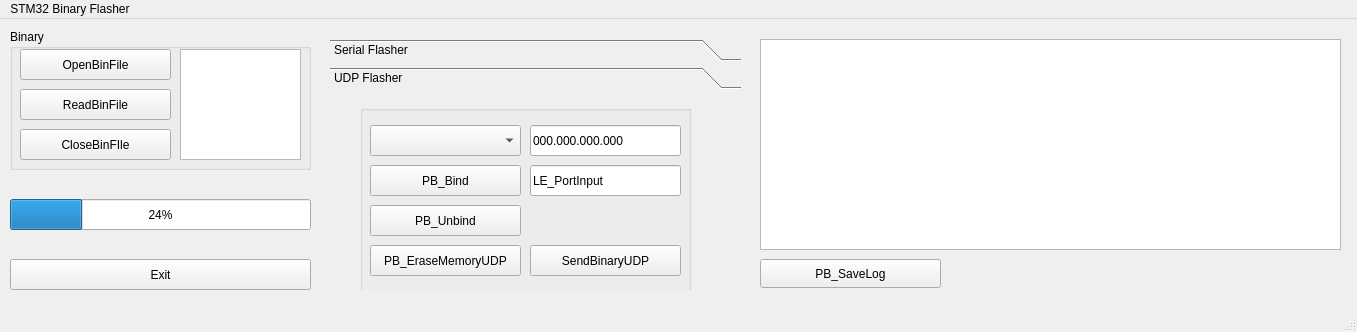
<?xml version="1.0" encoding="UTF-8"?>
<ui version="4.0">
 <class>MainWindow</class>
 <widget class="QMainWindow" name="MainWindow">
  <property name="geometry">
   <rect>
    <x>0</x>
    <y>0</y>
    <width>1357</width>
    <height>332</height>
   </rect>
  </property>
  <property name="windowTitle">
   <string>MainWindow</string>
  </property>
  <widget class="QWidget" name="centralwidget">
   <widget class="QProgressBar" name="SendingProgress">
    <property name="geometry">
     <rect>
      <x>10</x>
      <y>180</y>
      <width>301</width>
      <height>31</height>
     </rect>
    </property>
    <property name="value">
     <number>24</number>
    </property>
   </widget>
   <widget class="QPushButton" name="Exit">
    <property name="geometry">
     <rect>
      <x>10</x>
      <y>240</y>
      <width>301</width>
      <height>31</height>
     </rect>
    </property>
    <property name="text">
     <string>Exit</string>
    </property>
   </widget>
   <widget class="QListWidget" name="LogWindow">
    <property name="geometry">
     <rect>
      <x>760</x>
      <y>20</y>
      <width>581</width>
      <height>211</height>
     </rect>
    </property>
    <property name="toolTip">
     <string>Log</string>
    </property>
    <property name="styleSheet">
     <string notr="true"/>
    </property>
   </widget>
   <widget class="QGroupBox" name="groupBox_3">
    <property name="geometry">
     <rect>
      <x>10</x>
      <y>10</y>
      <width>301</width>
      <height>141</height>
     </rect>
    </property>
    <property name="title">
     <string>Binary</string>
    </property>
    <widget class="QPushButton" name="OpenBinFile">
     <property name="geometry">
      <rect>
       <x>10</x>
       <y>20</y>
       <width>151</width>
       <height>31</height>
      </rect>
     </property>
     <property name="text">
      <string>OpenBinFile</string>
     </property>
    </widget>
    <widget class="QPushButton" name="ReadBinFile">
     <property name="geometry">
      <rect>
       <x>10</x>
       <y>60</y>
       <width>151</width>
       <height>31</height>
      </rect>
     </property>
     <property name="text">
      <string>ReadBinFile</string>
     </property>
    </widget>
    <widget class="QPushButton" name="CloseBinFile">
     <property name="geometry">
      <rect>
       <x>10</x>
       <y>100</y>
       <width>151</width>
       <height>31</height>
      </rect>
     </property>
     <property name="text">
      <string>CloseBinFIle</string>
     </property>
    </widget>
    <widget class="QListWidget" name="ShowBinaryFile">
     <property name="geometry">
      <rect>
       <x>170</x>
       <y>20</y>
       <width>121</width>
       <height>111</height>
      </rect>
     </property>
    </widget>
   </widget>
   <widget class="QToolBox" name="toolBox">
    <property name="geometry">
     <rect>
      <x>330</x>
      <y>20</y>
      <width>411</width>
      <height>251</height>
     </rect>
    </property>
    <property name="currentIndex">
     <number>1</number>
    </property>
    <widget class="QWidget" name="Serial">
     <property name="geometry">
      <rect>
       <x>0</x>
       <y>0</y>
       <width>411</width>
       <height>181</height>
      </rect>
     </property>
     <attribute name="label">
      <string>Serial Flasher</string>
     </attribute>
     <widget class="QGroupBox" name="groupBox_2">
      <property name="geometry">
       <rect>
        <x>30</x>
        <y>10</y>
        <width>331</width>
        <height>161</height>
       </rect>
      </property>
      <property name="title">
       <string/>
      </property>
      <widget class="QPushButton" name="RefreshPorts">
       <property name="geometry">
        <rect>
         <x>10</x>
         <y>20</y>
         <width>151</width>
         <height>31</height>
        </rect>
       </property>
       <property name="text">
        <string>RefreshPorts</string>
       </property>
      </widget>
      <widget class="QComboBox" name="ListPorts">
       <property name="geometry">
        <rect>
         <x>170</x>
         <y>20</y>
         <width>151</width>
         <height>31</height>
        </rect>
       </property>
      </widget>
      <widget class="QPushButton" name="OpenPort">
       <property name="geometry">
        <rect>
         <x>10</x>
         <y>60</y>
         <width>151</width>
         <height>31</height>
        </rect>
       </property>
       <property name="text">
        <string>OpenPort</string>
       </property>
      </widget>
      <widget class="QPushButton" name="ClosePort">
       <property name="geometry">
        <rect>
         <x>170</x>
         <y>60</y>
         <width>151</width>
         <height>31</height>
        </rect>
       </property>
       <property name="text">
        <string>ClosePort</string>
       </property>
      </widget>
      <widget class="QPushButton" name="EraseMem">
       <property name="geometry">
        <rect>
         <x>10</x>
         <y>100</y>
         <width>151</width>
         <height>29</height>
        </rect>
       </property>
       <property name="text">
        <string>EraseMemory</string>
       </property>
      </widget>
      <widget class="QPushButton" name="SendBinary">
       <property name="geometry">
        <rect>
         <x>170</x>
         <y>100</y>
         <width>151</width>
         <height>31</height>
        </rect>
       </property>
       <property name="text">
        <string>SendBinary</string>
       </property>
      </widget>
     </widget>
    </widget>
    <widget class="QWidget" name="page_2">
     <property name="geometry">
      <rect>
       <x>0</x>
       <y>0</y>
       <width>411</width>
       <height>181</height>
      </rect>
     </property>
     <attribute name="label">
      <string>UDP Flasher</string>
     </attribute>
     <widget class="QGroupBox" name="groupBox">
      <property name="geometry">
       <rect>
        <x>30</x>
        <y>10</y>
        <width>331</width>
        <height>191</height>
       </rect>
      </property>
      <property name="title">
       <string/>
      </property>
      <widget class="QComboBox" name="CB_LocalIp">
       <property name="geometry">
        <rect>
         <x>10</x>
         <y>20</y>
         <width>151</width>
         <height>31</height>
        </rect>
       </property>
      </widget>
      <widget class="QPushButton" name="PB_Bind">
       <property name="geometry">
        <rect>
         <x>10</x>
         <y>60</y>
         <width>151</width>
         <height>31</height>
        </rect>
       </property>
       <property name="text">
        <string>PB_Bind</string>
       </property>
      </widget>
      <widget class="QPushButton" name="PB_Unbind">
       <property name="geometry">
        <rect>
         <x>10</x>
         <y>100</y>
         <width>151</width>
         <height>31</height>
        </rect>
       </property>
       <property name="text">
        <string>PB_Unbind</string>
       </property>
      </widget>
      <widget class="QLineEdit" name="LE_IPInput">
       <property name="geometry">
        <rect>
         <x>170</x>
         <y>20</y>
         <width>151</width>
         <height>31</height>
        </rect>
       </property>
       <property name="inputMask">
        <string>000.000.000.000</string>
       </property>
       <property name="text">
        <string>000.000.000.000</string>
       </property>
      </widget>
      <widget class="QLineEdit" name="LE_PortInput">
       <property name="geometry">
        <rect>
         <x>170</x>
         <y>60</y>
         <width>151</width>
         <height>31</height>
        </rect>
       </property>
       <property name="inputMask">
        <string/>
       </property>
       <property name="text">
        <string>LE_PortInput</string>
       </property>
       <property name="maxLength">
        <number>32767</number>
       </property>
      </widget>
      <widget class="QPushButton" name="SendBinaryUDP">
       <property name="geometry">
        <rect>
         <x>170</x>
         <y>140</y>
         <width>151</width>
         <height>31</height>
        </rect>
       </property>
       <property name="text">
        <string>SendBinaryUDP</string>
       </property>
      </widget>
      <widget class="QPushButton" name="PB_EraseMemoryUDP">
       <property name="geometry">
        <rect>
         <x>10</x>
         <y>140</y>
         <width>151</width>
         <height>31</height>
        </rect>
       </property>
       <property name="text">
        <string>PB_EraseMemoryUDP</string>
       </property>
      </widget>
     </widget>
    </widget>
   </widget>
   <widget class="QPushButton" name="PB_SaveLog">
    <property name="geometry">
     <rect>
      <x>760</x>
      <y>240</y>
      <width>181</width>
      <height>29</height>
     </rect>
    </property>
    <property name="text">
     <string>PB_SaveLog</string>
    </property>
   </widget>
  </widget>
  <widget class="QMenuBar" name="menubar">
   <property name="geometry">
    <rect>
     <x>0</x>
     <y>0</y>
     <width>1357</width>
     <height>26</height>
    </rect>
   </property>
   <widget class="QMenu" name="menuSTM32_Binary_Flasher">
    <property name="title">
     <string>STM32 Binary Flasher</string>
    </property>
    <addaction name="separator"/>
   </widget>
   <addaction name="menuSTM32_Binary_Flasher"/>
  </widget>
  <widget class="QStatusBar" name="statusbar"/>
 </widget>
 <resources/>
 <connections/>
</ui>
